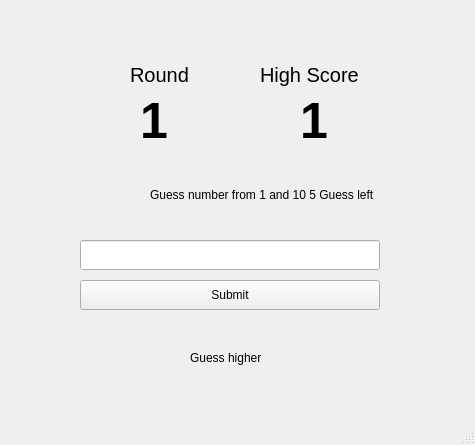
<?xml version="1.0" encoding="UTF-8"?>
<ui version="4.0">
 <class>MainWindow</class>
 <widget class="QMainWindow" name="MainWindow">
  <property name="geometry">
   <rect>
    <x>0</x>
    <y>0</y>
    <width>475</width>
    <height>445</height>
   </rect>
  </property>
  <property name="windowTitle">
   <string>MainWindow</string>
  </property>
  <widget class="QWidget" name="centralwidget">
   <widget class="QLabel" name="round_label">
    <property name="geometry">
     <rect>
      <x>130</x>
      <y>50</y>
      <width>100</width>
      <height>50</height>
     </rect>
    </property>
    <property name="styleSheet">
     <string notr="true">font-size:20px;
color:black;</string>
    </property>
    <property name="text">
     <string>Round</string>
    </property>
   </widget>
   <widget class="QLabel" name="round_count_label">
    <property name="geometry">
     <rect>
      <x>140</x>
      <y>90</y>
      <width>60</width>
      <height>60</height>
     </rect>
    </property>
    <property name="styleSheet">
     <string notr="true">font-size:50px;
color:black;
font-weight:bold;</string>
    </property>
    <property name="text">
     <string>1</string>
    </property>
   </widget>
   <widget class="QLabel" name="highscore_label">
    <property name="geometry">
     <rect>
      <x>260</x>
      <y>50</y>
      <width>100</width>
      <height>50</height>
     </rect>
    </property>
    <property name="styleSheet">
     <string notr="true">font-size:20px;
color:black;</string>
    </property>
    <property name="text">
     <string>High Score</string>
    </property>
   </widget>
   <widget class="QLabel" name="highscore_count_label">
    <property name="geometry">
     <rect>
      <x>300</x>
      <y>90</y>
      <width>60</width>
      <height>60</height>
     </rect>
    </property>
    <property name="styleSheet">
     <string notr="true">font-size:50px;
color:black;
font-weight:bold;</string>
    </property>
    <property name="text">
     <string>1</string>
    </property>
   </widget>
   <widget class="QLineEdit" name="entry_box">
    <property name="geometry">
     <rect>
      <x>80</x>
      <y>240</y>
      <width>300</width>
      <height>30</height>
     </rect>
    </property>
   </widget>
   <widget class="QPushButton" name="guess_button">
    <property name="geometry">
     <rect>
      <x>80</x>
      <y>280</y>
      <width>300</width>
      <height>30</height>
     </rect>
    </property>
    <property name="text">
     <string>Submit</string>
    </property>
   </widget>
   <widget class="QLabel" name="hint">
    <property name="geometry">
     <rect>
      <x>190</x>
      <y>350</y>
      <width>101</width>
      <height>16</height>
     </rect>
    </property>
    <property name="text">
     <string>Guess higher</string>
    </property>
   </widget>
   <widget class="QLabel" name="guess_info">
    <property name="geometry">
     <rect>
      <x>150</x>
      <y>180</y>
      <width>300</width>
      <height>30</height>
     </rect>
    </property>
    <property name="text">
     <string>Guess number from 1 and 10 5 Guess left</string>
    </property>
   </widget>
  </widget>
  <widget class="QMenuBar" name="menubar">
   <property name="geometry">
    <rect>
     <x>0</x>
     <y>0</y>
     <width>475</width>
     <height>21</height>
    </rect>
   </property>
  </widget>
  <widget class="QStatusBar" name="statusbar"/>
 </widget>
 <resources/>
 <connections/>
</ui>
